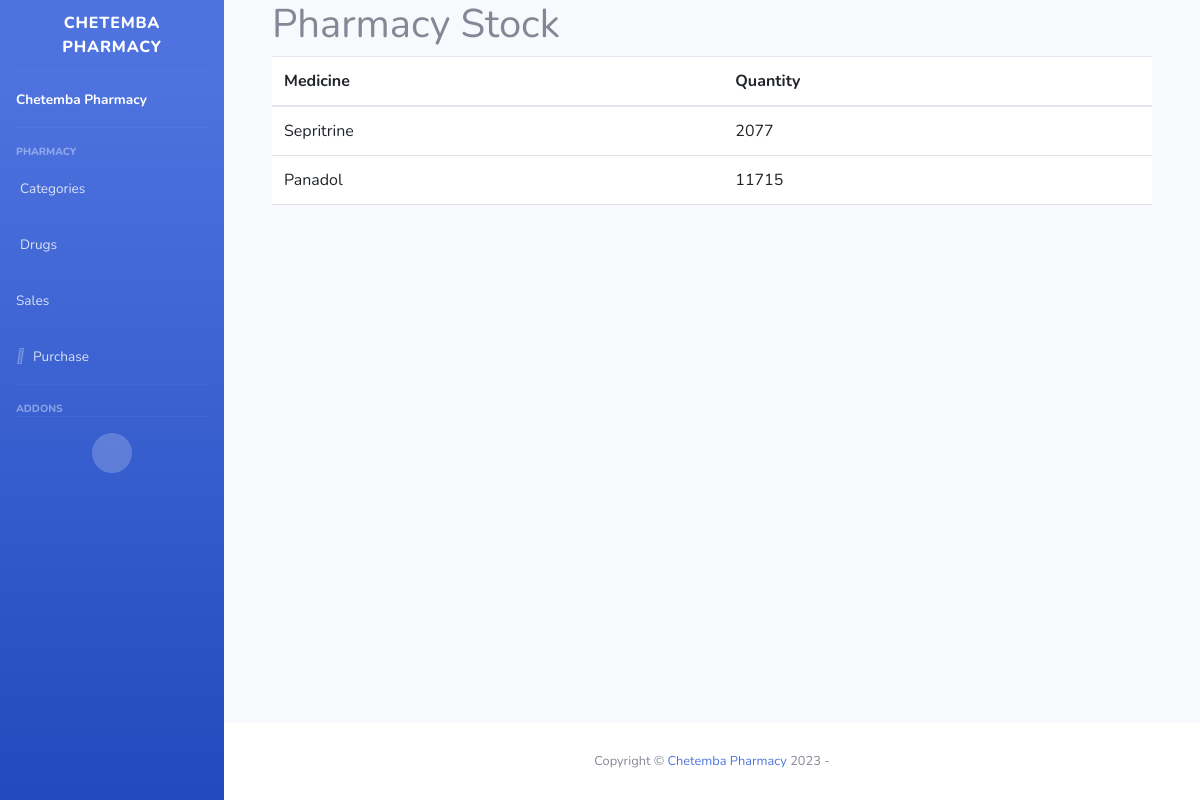
The app's page /view_stock/ (signed in), older data.
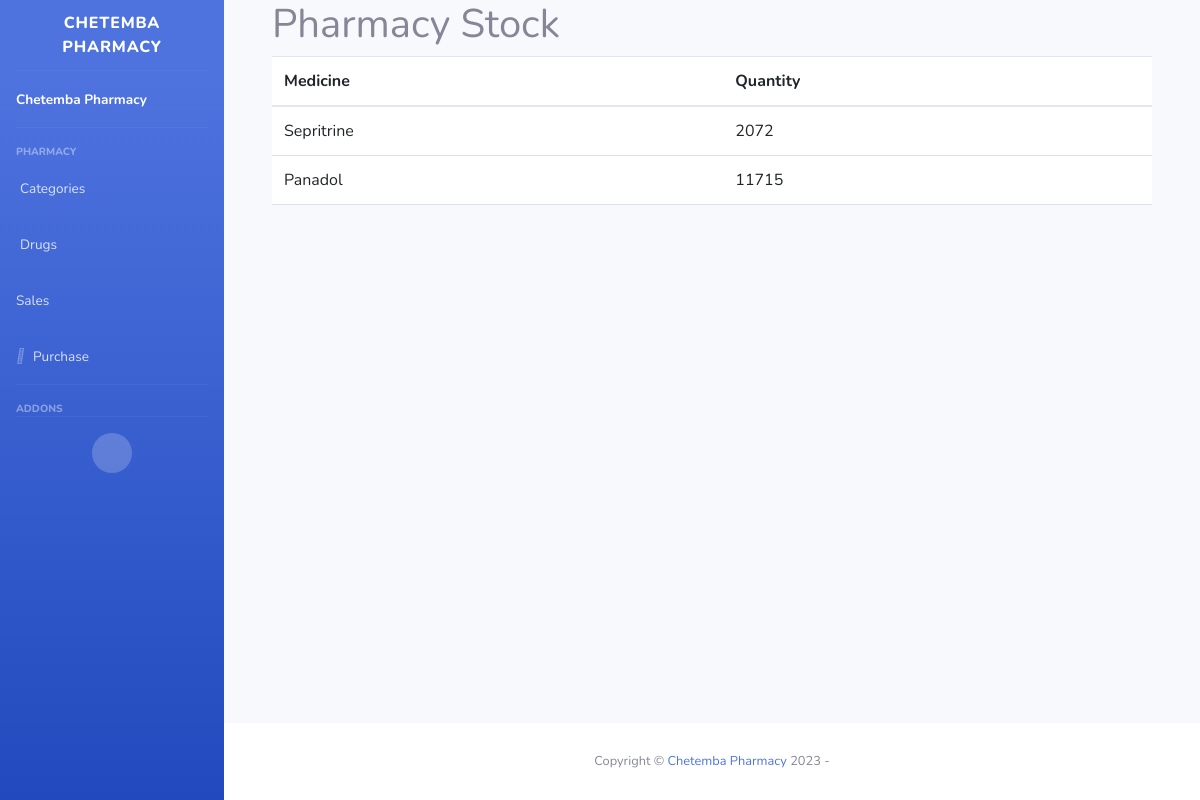
The same page, newer data.
### pharmacy/models.py (models this page shows, shortened)
class Stock(models.Model):
    medicine = models.OneToOneField(Medicine, on_delete=models.CASCADE)
    quantity = models.PositiveIntegerField(default=0)

class Medicine(models.Model):
    name = models.CharField(max_length=200, unique=True)
    category = models.ForeignKey(Category, on_delete=models.CASCADE)
    supplier = models.ForeignKey(Supplier, on_delete=models.CASCADE)
    selling_price = models.DecimalField(max_digits=10, decimal_places=2)
    def __str__(self):
        return self.name

### pharmacy/views.py (the view)
# urls.py: path('view_stock/', views.view_stock, name='view_stock'),
@login_required(login_url='login')
def view_stock(request):
    stocks = Stock.objects.all()
    return render(request, 'pharmacy/view_stock.html', {'stocks': stocks})

### pharmacy/context_processors.py (called while the page is built)
def expired_medicine_logs(request):
    expired_logs = ExpiredMedicineLog.objects.all()
    return {'expired_logs': expired_logs}

### pharmacy/templates/pharmacy/view_stock.html (shortened to what this page needs)
{% extends 'main.html' %}
{% load static %}
{% block content %}
    <section id="page-top">
        <div id="wrapper">
            {% include 'pharmacy/sideBar.html' %}
            <div id="content-wrapper" class="d-flex flex-column">
                <div id="content" class="container-fluid">
                    <div class="container">
                        <h1>Pharmacy Stock </h1>
                        <table class="table">
                            <thead>
                            <tr>
                                <th>Medicine</th>
                                <th>Quantity</th>
                            </tr>
                            </thead>
                            <tbody>
                            {% for stock in stocks %}
                                <tr>
                                    <td>{{ stock.medicine }}</td>
                                    <td>{{ stock.quantity }}</td>
                                </tr>
                            {% endfor %}
                            </tbody>
                        </table>
                    </div>
                </div>
                {% include 'footer.html' %}
            </div>
        </div>
    </section>
{% endblock %}

Row changes from the older to the newer data that the page shows:
changed Stock "Sepritrine": quantity "2077" → "2072"
